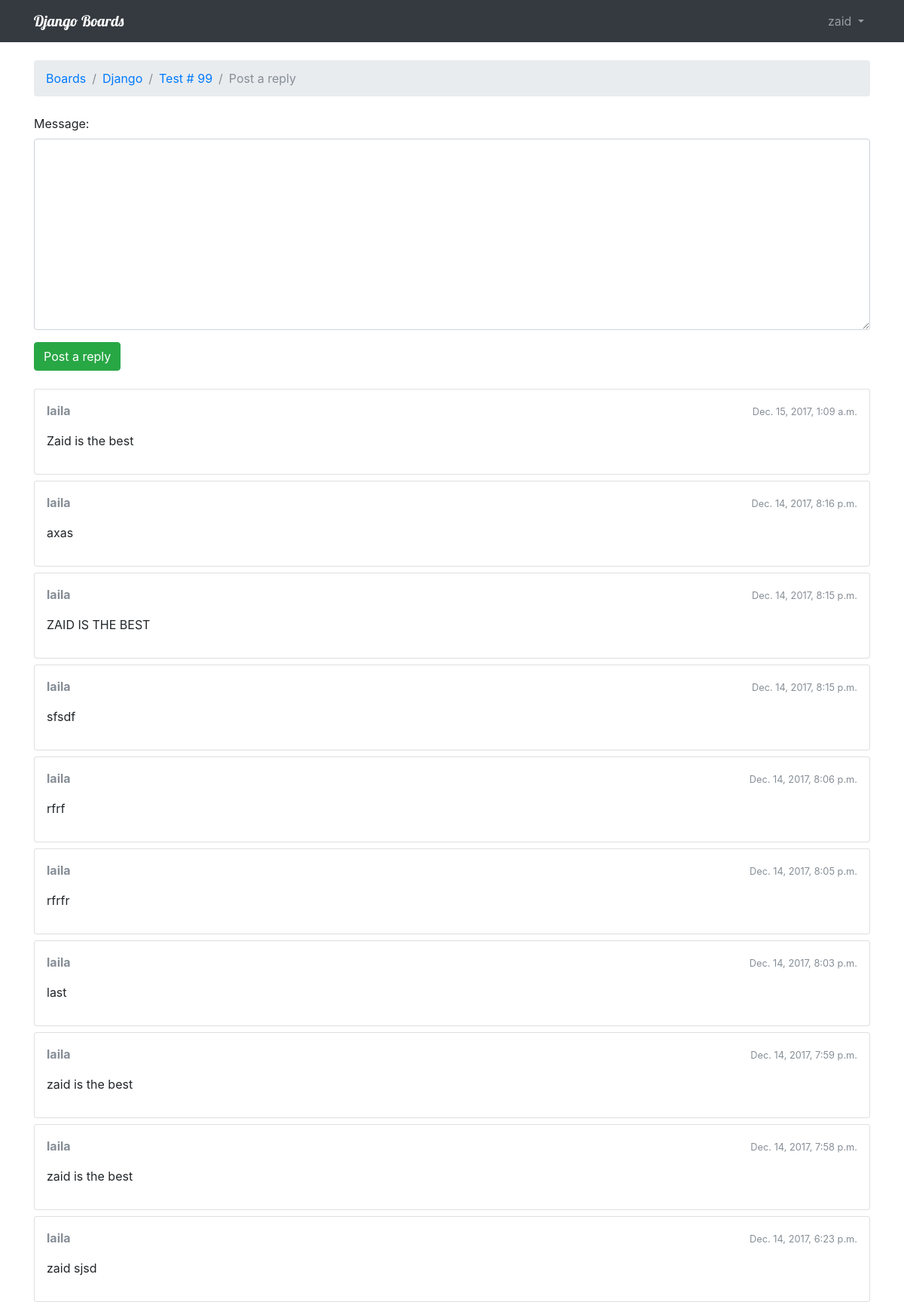
The page /boards/1/topics/120/reply/ (signed in) on the database its author committed.
### boards/models.py (models this page shows, shortened)
class Topic(models.Model):
    subject=models.CharField(max_length = 255)
    last_updated = models.DateTimeField(auto_now_add = True)
    board = models.ForeignKey(Board, related_name = 'topics')
    starter = models.ForeignKey(User,related_name = 'topics')
    views = models.PositiveIntegerField(default = 0)
    def get_last_ten_posts(self):
        return self.posts.order_by('-created_at')[:10]

class Board(models.Model):
    name = models.CharField(max_length = 30, unique = True)
    description = models.CharField(max_length =100)

class Post(models.Model):
    message = models.TextField(max_length = 4000)
    topic = models.ForeignKey(Topic, related_name='posts')
    created_at = models.DateTimeField(auto_now_add=True)
    updated_at = models.DateTimeField(null=True)
    created_by = models.ForeignKey(User, related_name='posts')
    updated_by = models.ForeignKey(User,null=True, related_name='+')
    def get_message_as_markdown(self):
        return mark_safe(markdown(self.message, safe_mode ='escape'))

### boards/views.py (the view)
# urls.py: url(r'^boards/(?P<pk>\d+)/topics/(?P<topic_pk>\d+)/reply/$', views.reply_topic, name='reply_topic'),
@login_required
def reply_topic(request,pk,topic_pk):
    topic = get_object_or_404(Topic,board__pk = pk, pk = topic_pk)
    if request.method == 'POST':
        form = PostForm(request.POST)
        if form.is_valid():
            post = form.save(commit = False)
            post.topic = topic
            post.created_by = request.user
            post.save()
            topic.last_updated = timezone.now()
            topic.save()
            topic_url = reverse('topic_posts', kwargs={'pk': pk, 'topic_pk': topic_pk})
            topic_post_url = '{url}?page={page}#{id}'.format(
                url=topic_url,
                id=post.pk,
                page=topic.get_page_count()
            )
            return redirect(topic_post_url)
    else:
        form = PostForm()
    return render(request,'reply_topic.html',{'topic':topic, 'form':form})

### boards/forms.py
class PostForm(forms.ModelForm):
    class Meta:
        model = Post
        fields = ['message',]

### boards/templatetags/form_tags.py (called while the page is built)
@register.filter
def input_class(bound_field):
    css_class = ''
    if bound_field.form.is_bound:
        if bound_field.errors:
            css_class = 'is-invalid'
        elif field_type(bound_field) != 'PasswordInput':
            css_class = 'is-valid'
    return 'form-control {}'.format(css_class)

### templates/reply_topic.html (shortened to what this page needs)
{% extends 'base.html' %}
{% load static %}
{% block stylesheet %}
  <link rel="stylesheet" href="https://cdn.jsdelivr.net/simplemde/latest/simplemde.min.css">
{% endblock %}
{% block breadcrumb %}
  <li class="breadcrumb-item"><a href="{% url 'home' %}">Boards</a></li>
  <li class="breadcrumb-item"><a href="{% url 'board_topics' topic.board.pk %}">{{ topic.board.name }}</a></li>
  <li class="breadcrumb-item"><a href="{% url 'topic_posts' topic.board.pk topic.pk %}">{{ topic.subject }}</a></li>
  <li class="breadcrumb-item active">Post a reply</li>
{% endblock %}
{% block content %}
  <form method="post" class="mb-4" novalidate>
    {% include 'includes/form.html' %}
    <button type="submit" class="btn btn-success">Post a reply</button>
  </form>
  {% for post in topic.get_last_ten_posts %}
    <div class="card mb-2">
      <div class="card-body p-3">
        <div class="row mb-3">
          <div class="col-6">
            <strong class="text-muted">{{ post.created_by.username }}</strong>
          </div>
          <div class="col-6 text-right">
            <small class="text-muted">{{ post.created_at }}</small>
          </div>
        </div>
        {{ post.get_message_as_markdown }}
      </div>
    </div>
  {% endfor %}
{% endblock %}

### templates/base.html (shortened to what this page needs)
{% load static %}<!DOCTYPE html>
<html>
  <head>
    <link rel="stylesheet" href="{% static 'css/bootstrap.min.css' %}">
    <link rel="stylesheet" href="{% static 'css/app.css' %}">
    {% block stylesheet %}{% endblock %}
  </head>
  <body>
    {% block body %}
    <nav class="navbar navbar-expand-sm navbar-dark bg-dark">
  <div class="container">
    <a class="navbar-brand" href="{% url 'home' %}">Django Boards</a>
    <div class="collapse navbar-collapse" id="mainMenu">
      {% if user.is_authenticated %}
      <ul class="navbar-nav ml-auto">
        <li class="nav-item dropdown">
          <a class="nav-link dropdown-toggle" href="#" id="userMenu" data-toggle="dropdown" aria-haspopup="true" aria-expanded="false">
            {{ user.username }}
          </a>
        </li>
      </ul>
      {% else %}
      <form class="form-inline ml-auto">
          <a href="{% url 'login' %}" class="btn btn-outline-secondary">Log in</a>
          <a href="{% url 'signup' %}" class="btn btn-primary ml-2">Sign up</a>
        </form>
        {% endif %}
    </div>
  </div>
</nav>
    <div class="container">
      <ol class="breadcrumb my-4">
        {% block breadcrumb %}
        {% endblock %}
      </ol>
      {% block content %}
      {% endblock %}
    </div>
    {% endblock body %}
  </body>
</html>

### static/css/app.css (style rules this page uses)
.navbar-brand { font-family: 'Lobster', cursive; }

### rows shown on the page
Topic: board.name "Django", subject "Test # 99"
Post: created_by.username "laila", created_at "Dec. 15, 2017, 1:09 a.m.", get_message_as_markdown "Zaid is the best"
Post: created_by.username "laila", created_at "Dec. 14, 2017, 8:16 p.m.", get_message_as_markdown "axas"
Post: created_by.username "laila", created_at "Dec. 14, 2017, 8:15 p.m.", get_message_as_markdown "ZAID IS THE BEST"
Post: created_by.username "laila", created_at "Dec. 14, 2017, 8:15 p.m.", get_message_as_markdown "sfsdf"
Post: created_by.username "laila", created_at "Dec. 14, 2017, 8:06 p.m.", get_message_as_markdown "rfrf"
Post: created_by.username "laila", created_at "Dec. 14, 2017, 8:05 p.m.", get_message_as_markdown "rfrfr"
Post: created_by.username "laila", created_at "Dec. 14, 2017, 8:03 p.m.", get_message_as_markdown "last"
Post: created_by.username "laila", created_at "Dec. 14, 2017, 7:59 p.m.", get_message_as_markdown "zaid is the best"
Post: created_by.username "laila", created_at "Dec. 14, 2017, 7:58 p.m.", get_message_as_markdown "zaid is the best"
Post: created_by.username "laila", created_at "Dec. 14, 2017, 6:23 p.m.", get_message_as_markdown "zaid sjsd"

### other values the page prints
{{ user.username }} "zaid"
{{ field.label_tag }} "Message:"
